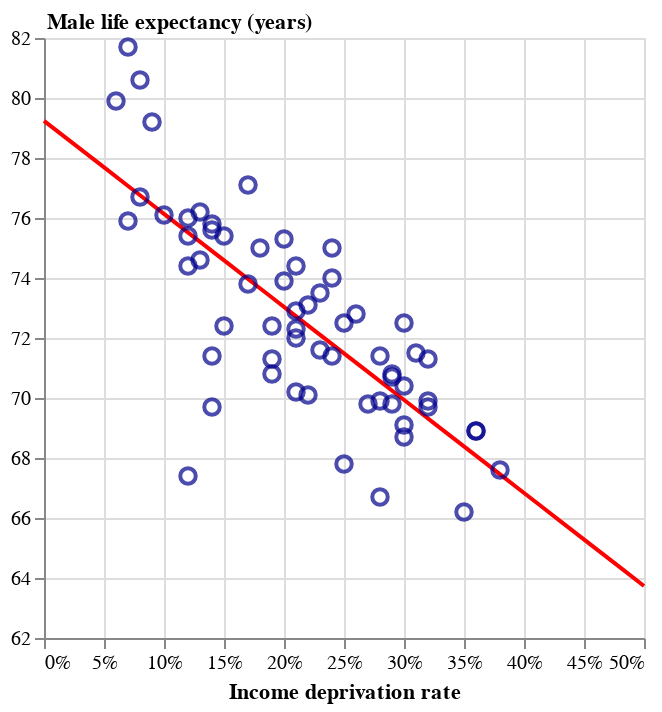

Here is the notebook cell this chart was saved with:
### Markdown cell above
<br>

**Bonus 2.1** Let's build our chart just like we did above, but using our `trend_data` dataframe for the regression line layer.

### Code cell
# First, set up our main points layer. This uses our original data, and the same encoding as before.
points = alt.Chart(data).mark_point(size=60, opacity=0.7, color='darkblue').encode(
    x=alt.X('incomeDeprevation:Q').axis(format='%').title('Income deprivation rate'),
    y=alt.Y('maleLE:Q').scale(zero=False).title('Male life expectancy (years)').axis(titleAngle=0, titleAlign='left', titleX=1, titleY=-3),
    tooltip=['areaName:N', 
             alt.Tooltip('incomeDeprevation:Q', format='.1%'),
             alt.Tooltip('maleLE:Q', format='.1f'),
             alt.Tooltip('predicted_maleLE:Q', format='.1f', title='Predicted'),
             alt.Tooltip('residual:Q', format='.2f')]
)

# Next, set up our trend line layer. This uses our `trend_data` dataframe, and the same encoding as before (since we named the columns the same thing).
trend = alt.Chart(trend_data).mark_line(color='red', size=2).encode(
    x=alt.X('incomeDeprevation:Q'),
    y=alt.Y('predicted_maleLE:Q')
)
# c1 = points + trend      # If you want the trend to be on top of the points, put the points first.
c1 = trend + points      # The order determines the layering. If you want the trend to be underneath the points, put the trend first.
c1.display()

### Figure 1 — Vega-Lite specification as saved in the notebook (floating-point values rounded to 4 significant figures)
{"config": {"view": {"continuousWidth": 300, "continuousHeight": 300}}, "layer": [{"data": {"name": "data-04a0a4c385977816d7dece008dffbab3"}, "mark": {"type": "line", "color": "red", "size": 2}, "encoding": {"x": {"field": "incomeDeprevation", "type": "quantitative"}, "y": {"field": "predicted_maleLE", "type": "quantitative"}}}, {"data": {"name": "data-31c68df2bf38ec3b0c03198038be9e37"}, "mark": {"type": "point", "color": "darkblue", "opacity": 0.7, "size": 60}, "encoding": {"tooltip": [{"field": "areaName", "type": "nominal"}, {"field": "incomeDeprevation", "format": ".1%", "type": "quantitative"}, {"field": "maleLE", "format": ".1f", "type": "quantitative"}, {"field": "predicted_maleLE", "format": ".1f", "title": "Predicted", "type": "quantitative"}, {"field": "residual", "format": ".2f", "type": "quantitative"}], "x": {"axis": {"format": "%"}, "field": "incomeDeprevation", "title": "Income deprivation rate", "type": "quantitative"}, "y": {"axis": {"titleAngle": 0, "titleAlign": "left", "titleX": 1, "titleY": -3}, "field": "maleLE", "scale": {"zero": false}, "title": "Male life expectancy (years)", "type": "quantitative"}}}], "$schema": "https://vega.github.io/schema/vega-lite/v5.20.1.json", "datasets": {"data-04a0a4c385977816d7dece008dffbab3": [{"incomeDeprevation": 0.0, "predicted_maleLE": 79.24}, {"incomeDeprevation": 0.01724, "predicted_maleLE": 78.7}, {"incomeDeprevation": 0.03448, "predicted_maleLE": 78.17}, {"incomeDeprevation": 0.05172, "predicted_maleLE": 77.64}, {"incomeDeprevation": 0.06897, "predicted_maleLE": 77.1}, {"incomeDeprevation": 0.08621, "predicted_maleLE": 76.57}, {"incomeDeprevation": 0.1034, "predicted_maleLE": 76.03}, {"incomeDeprevation": 0.1207, "predicted_maleLE": 75.5}, {"incomeDeprevation": 0.1379, "predicted_maleLE": 74.96}, {"incomeDeprevation": 0.1552, "predicted_maleLE": 74.43}, {"incomeDeprevation": 0.1724, "predicted_maleLE": 73.89}, {"incomeDeprevation": 0.1897, "predicted_maleLE": 73.36}, {"incomeDeprevation": 0.2069, "predicted_maleLE": 72.82}, {"incomeDeprevation": 0.2241, "predicted_maleLE": 72.29}, {"incomeDeprevation": 0.2414, "predicted_maleLE": 71.75}, {"incomeDeprevation": 0.2586, "predicted_maleLE": 71.22}, {"incomeDeprevation": 0.2759, "predicted_maleLE": 70.68}, {"incomeDeprevation": 0.2931, "predicted_maleLE": 70.15}, {"incomeDeprevation": 0.3103, "predicted_maleLE": 69.62}, {"incomeDeprevation": 0.3276, "predicted_maleLE": 69.08}, {"incomeDeprevation": 0.3448, "predicted_maleLE": 68.55}, {"incomeDeprevation": 0.3621, "predicted_maleLE": 68.01}, {"incomeDeprevation": 0.3793, "predicted_maleLE": 67.48}, {"incomeDeprevation": 0.3966, "predicted_maleLE": 66.94}, {"incomeDeprevation": 0.4138, "predicted_maleLE": 66.41}, {"incomeDeprevation": 0.431, "predicted_maleLE": 65.87}, {"incomeDeprevation": 0.4483, "predicted_maleLE": 65.34}, {"incomeDeprevation": 0.4655, "predicted_maleLE": 64.8}, {"incomeDeprevation": 0.4828, "predicted_maleLE": 64.27}, {"incomeDeprevation": 0.5, "predicted_maleLE": 63.73}], "data-31c68df2bf38ec3b0c03198038be9e37": [{"areaName": "Anniesland, Jordanhill and Whiteinch", "incomeDeprevation": 0.14, "employmentDeprivation": 0.15, "childPoverty": 0.14, "femaleLE": 80.8, "maleLE": 75.8, "disabilityRate": 0.19, "predicted_maleLE": 74.9, "residual": 0.9021}, {"areaName": "Arden and Carnwadric", "incomeDeprevation": 0.26, "employmentDeprivation": 0.25, "childPoverty": 0.34, "femaleLE": 76.0, "maleLE": 72.8, "disabilityRate": 0.22, "predicted_maleLE": 71.18, "residual": 1.623}, {"areaName": "Baillieston and Garrowhill", "incomeDeprevation": 0.12, "employmentDeprivation": 0.12, "childPoverty": 0.14, "femaleLE": 81.6, "maleLE": 76.0, "disabilityRate": 0.21, "predicted_maleLE": 75.52, "residual": 0.482}, {"areaName": "Balornock and Barmulloch", "incomeDeprevation": 0.29, "employmentDeprivation": 0.27, "childPoverty": 0.38, "femaleLE": 78.2, "maleLE": 70.8, "disabilityRate": 0.3, "predicted_maleLE": 70.25, "residual": 0.5535}, {"areaName": "Bellahouston, Craigton and Mosspark", "incomeDeprevation": 0.2, "employmentDeprivation": 0.18, "childPoverty": 0.22, "femaleLE": 80.5, "maleLE": 73.9, "disabilityRate": 0.29, "predicted_maleLE": 73.04, "residual": 0.8627}, {"areaName": "Blackhill and Hogganfield", "incomeDeprevation": 0.24, "employmentDeprivation": 0.23, "childPoverty": 0.33, "femaleLE": 77.5, "maleLE": 75.0, "disabilityRate": 0.25, "predicted_maleLE": 71.8, "residual": 3.203}, {"areaName": "Blairdardie", "incomeDeprevation": 0.18, "employmentDeprivation": 0.16, "childPoverty": 0.2, "femaleLE": 79.4, "maleLE": 75.0, "disabilityRate": 0.25, "predicted_maleLE": 73.66, "residual": 1.342}, {"areaName": "Broomhill and Partick West", "incomeDeprevation": 0.12, "employmentDeprivation": 0.11, "childPoverty": 0.19, "femaleLE": 79.7, "maleLE": 75.4, "disabilityRate": 0.17, "predicted_maleLE": 75.52, "residual": -0.118}, {"areaName": "Calton and Bridgeton", "incomeDeprevation": 0.25, "employmentDeprivation": 0.21, "childPoverty": 0.47, "femaleLE": 76.6, "maleLE": 67.8, "disabilityRate": 0.24, "predicted_maleLE": 71.49, "residual": -3.687}, {"areaName": "Carmunnock", "incomeDeprevation": 0.15, "employmentDeprivation": 0.1, "childPoverty": 0.18, "femaleLE": 81.2, "maleLE": 75.4, "disabilityRate": 0.21, "predicted_maleLE": 74.59, "residual": 0.8122}, {"areaName": "Castlemilk", "incomeDeprevation": 0.36, "employmentDeprivation": 0.33, "childPoverty": 0.44, "femaleLE": 76.8, "maleLE": 68.9, "disabilityRate": 0.31, "predicted_maleLE": 68.08, "residual": 0.8241}, {"areaName": "Cathcart and Simshill", "incomeDeprevation": 0.07, "employmentDeprivation": 0.08, "childPoverty": 0.07, "femaleLE": 84.3, "maleLE": 81.7, "disabilityRate": 0.17, "predicted_maleLE": 77.07, "residual": 4.632}, {"areaName": "City Centre and Merchant City", "incomeDeprevation": 0.14, "employmentDeprivation": 0.12, "childPoverty": 0.37, "femaleLE": 76.4, "maleLE": 69.7, "disabilityRate": 0.15, "predicted_maleLE": 74.9, "residual": -5.198}, {"areaName": "Corkerhill and North Pollok", "incomeDeprevation": 0.29, "employmentDeprivation": 0.26, "childPoverty": 0.37, "femaleLE": 76.7, "maleLE": 70.7, "disabilityRate": 0.24, "predicted_maleLE": 70.25, "residual": 0.4535}, {"areaName": "Croftfoot", "incomeDeprevation": 0.14, "employmentDeprivation": 0.12, "childPoverty": 0.25, "femaleLE": 79.4, "maleLE": 75.6, "disabilityRate": 0.16, "predicted_maleLE": 74.9, "residual": 0.7021}, {"areaName": "Crookston and South Cardonald", "incomeDeprevation": 0.2, "employmentDeprivation": 0.17, "childPoverty": 0.27, "femaleLE": 79.8, "maleLE": 75.3, "disabilityRate": 0.24, "predicted_maleLE": 73.04, "residual": 2.263}, {"areaName": "Dennistoun", "incomeDeprevation": 0.19, "employmentDeprivation": 0.15, "childPoverty": 0.41, "femaleLE": 76.7, "maleLE": 70.8, "disabilityRate": 0.19, "predicted_maleLE": 73.35, "residual": -2.547}, {"areaName": "Drumchapel", "incomeDeprevation": 0.36, "employmentDeprivation": 0.31, "childPoverty": 0.48, "femaleLE": 73.9, "maleLE": 68.9, "disabilityRate": 0.27, "predicted_maleLE": 68.08, "residual": 0.8241}, {"areaName": "Easterhouse", "incomeDeprevation": 0.32, "employmentDeprivation": 0.29, "childPoverty": 0.42, "femaleLE": 77.5, "maleLE": 69.7, "disabilityRate": 0.27, "predicted_maleLE": 69.32, "residual": 0.3838}, {"areaName": "Glasgow", "incomeDeprevation": 0.21, "employmentDeprivation": 0.19, "childPoverty": 0.32, "femaleLE": 78.2, "maleLE": 72.3, "disabilityRate": 0.23, "predicted_maleLE": 72.73, "residual": -0.4272}, {"areaName": "Glasgow North East", "incomeDeprevation": 0.25, "employmentDeprivation": 0.22, "childPoverty": 0.37, "femaleLE": 78.0, "maleLE": 72.5, "disabilityRate": 0.25, "predicted_maleLE": 71.49, "residual": 1.013}, {"areaName": "Glasgow North West", "incomeDeprevation": 0.19, "employmentDeprivation": 0.17, "childPoverty": 0.32, "femaleLE": 77.6, "maleLE": 71.3, "disabilityRate": 0.21, "predicted_maleLE": 73.35, "residual": -2.047}, {"areaName": "Glasgow South", "incomeDeprevation": 0.21, "employmentDeprivation": 0.19, "childPoverty": 0.29, "femaleLE": 78.8, "maleLE": 72.9, "disabilityRate": 0.22, "predicted_maleLE": 72.73, "residual": 0.1728}, {"areaName": "Govanhill", "incomeDeprevation": 0.24, "employmentDeprivation": 0.22, "childPoverty": 0.33, "femaleLE": 78.1, "maleLE": 71.4, "disabilityRate": 0.23, "predicted_maleLE": 71.8, "residual": -0.397}, {"areaName": "Greater Gorbals", "incomeDeprevation": 0.3, "employmentDeprivation": 0.27, "childPoverty": 0.45, "femaleLE": 77.9, "maleLE": 68.7, "disabilityRate": 0.29, "predicted_maleLE": 69.94, "residual": -1.236}, {"areaName": "Greater Govan", "incomeDeprevation": 0.28, "employmentDeprivation": 0.27, "childPoverty": 0.36, "femaleLE": 74.6, "maleLE": 66.7, "disabilityRate": 0.27, "predicted_maleLE": 70.56, "residual": -3.857}, {"areaName": "Haghill and Carntyne", "incomeDeprevation": 0.28, "employmentDeprivation": 0.26, "childPoverty": 0.43, "femaleLE": 75.4, "maleLE": 69.9, "disabilityRate": 0.31, "predicted_maleLE": 70.56, "residual": -0.6566}, {"areaName": "Hillhead and Woodlands", "incomeDeprevation": 0.15, "employmentDeprivation": 0.12, "childPoverty": 0.31, "femaleLE": 79.3, "maleLE": 72.4, "disabilityRate": 0.15, "predicted_maleLE": 74.59, "residual": -2.188}, {"areaName": "Hyndland, Dowanhill and Partick East", "incomeDeprevation": 0.08, "employmentDeprivation": 0.08, "childPoverty": 0.11, "femaleLE": 80.9, "maleLE": 76.7, "disabilityRate": 0.14, "predicted_maleLE": 76.76, "residual": -0.0584}, {"areaName": "Ibrox and Kingston", "incomeDeprevation": 0.21, "employmentDeprivation": 0.19, "childPoverty": 0.38, "femaleLE": 74.0, "maleLE": 70.2, "disabilityRate": 0.2, "predicted_maleLE": 72.73, "residual": -2.527}, {"areaName": "Kelvindale and Kelvinside", "incomeDeprevation": 0.06, "employmentDeprivation": 0.05, "childPoverty": 0.11, "femaleLE": 84.3, "maleLE": 79.9, "disabilityRate": 0.14, "predicted_maleLE": 77.38, "residual": 2.521}, {"areaName": "Kingspark and Mount Florida", "incomeDeprevation": 0.12, "employmentDeprivation": 0.11, "childPoverty": 0.16, "femaleLE": 82.8, "maleLE": 74.4, "disabilityRate": 0.17, "predicted_maleLE": 75.52, "residual": -1.118}, {"areaName": "Knightswood", "incomeDeprevation": 0.23, "employmentDeprivation": 0.23, "childPoverty": 0.3, "femaleLE": 77.6, "maleLE": 71.6, "disabilityRate": 0.29, "predicted_maleLE": 72.11, "residual": -0.5071}, {"areaName": "Lambhill and Milton", "incomeDeprevation": 0.29, "employmentDeprivation": 0.28, "childPoverty": 0.39, "femaleLE": 77.0, "maleLE": 69.8, "disabilityRate": 0.3, "predicted_maleLE": 70.25, "residual": -0.4465}, {"areaName": "Langside and Battlefield", "incomeDeprevation": 0.13, "employmentDeprivation": 0.11, "childPoverty": 0.24, "femaleLE": 81.4, "maleLE": 74.6, "disabilityRate": 0.16, "predicted_maleLE": 75.21, "residual": -0.608}, {"areaName": "Maryhill Road Corridor", "incomeDeprevation": 0.22, "employmentDeprivation": 0.19, "childPoverty": 0.39, "femaleLE": 76.1, "maleLE": 70.1, "disabilityRate": 0.22, "predicted_maleLE": 72.42, "residual": -2.317}, {"areaName": "Mount Vernon and East Shettleston", "incomeDeprevation": 0.17, "employmentDeprivation": 0.19, "childPoverty": 0.17, "femaleLE": 79.7, "maleLE": 77.1, "disabilityRate": 0.29, "predicted_maleLE": 73.97, "residual": 3.132}, {"areaName": "Newlands and Cathcart", "incomeDeprevation": 0.09, "employmentDeprivation": 0.08, "childPoverty": 0.11, "femaleLE": 81.8, "maleLE": 79.2, "disabilityRate": 0.17, "predicted_maleLE": 76.45, "residual": 2.752}, {"areaName": "North Cardonald and Penilee", "incomeDeprevation": 0.23, "employmentDeprivation": 0.19, "childPoverty": 0.33, "femaleLE": 78.5, "maleLE": 73.5, "disabilityRate": 0.25, "predicted_maleLE": 72.11, "residual": 1.393}, {"areaName": "North Maryhill and Summerston", "incomeDeprevation": 0.21, "employmentDeprivation": 0.19, "childPoverty": 0.31, "femaleLE": 79.5, "maleLE": 72.0, "disabilityRate": 0.23, "predicted_maleLE": 72.73, "residual": -0.7272}, {"areaName": "Parkhead and Dalmarnock", "incomeDeprevation": 0.38, "employmentDeprivation": 0.36, "childPoverty": 0.52, "femaleLE": 75.8, "maleLE": 67.6, "disabilityRate": 0.32, "predicted_maleLE": 67.46, "residual": 0.1443}, {"areaName": "Pollok", "incomeDeprevation": 0.17, "employmentDeprivation": 0.16, "childPoverty": 0.25, "femaleLE": 80.6, "maleLE": 73.8, "disabilityRate": 0.21, "predicted_maleLE": 73.97, "residual": -0.1676}, {"areaName": "Pollokshaws and Mansewood", "incomeDeprevation": 0.22, "employmentDeprivation": 0.2, "childPoverty": 0.29, "femaleLE": 80.0, "maleLE": 73.1, "disabilityRate": 0.24, "predicted_maleLE": 72.42, "residual": 0.6829}, {"areaName": "Pollokshields East", "incomeDeprevation": 0.21, "employmentDeprivation": 0.16, "childPoverty": 0.34, "femaleLE": 80.9, "maleLE": 74.4, "disabilityRate": 0.18, "predicted_maleLE": 72.73, "residual": 1.673}, {"areaName": "Pollokshields West", "incomeDeprevation": 0.08, "employmentDeprivation": 0.06, "childPoverty": 0.1, "femaleLE": 82.3, "maleLE": 80.6, "disabilityRate": 0.16, "predicted_maleLE": 76.76, "residual": 3.842}, {"areaName": "Priesthill and Househillwood", "incomeDeprevation": 0.32, "employmentDeprivation": 0.29, "childPoverty": 0.43, "femaleLE": 79.4, "maleLE": 71.3, "disabilityRate": 0.29, "predicted_maleLE": 69.32, "residual": 1.984}, {"areaName": "Riddrie and Cranhill", "incomeDeprevation": 0.28, "employmentDeprivation": 0.27, "childPoverty": 0.4, "femaleLE": 78.8, "maleLE": 71.4, "disabilityRate": 0.32, "predicted_maleLE": 70.56, "residual": 0.8434}, {"areaName": "Robroyston and Millerston", "incomeDeprevation": 0.07, "employmentDeprivation": 0.07, "childPoverty": 0.09, "femaleLE": 80.0, "maleLE": 75.9, "disabilityRate": 0.13, "predicted_maleLE": 77.07, "residual": -1.168}, {"areaName": "Ruchazie and Garthamlock", "incomeDeprevation": 0.3, "employmentDeprivation": 0.27, "childPoverty": 0.41, "femaleLE": 78.6, "maleLE": 70.4, "disabilityRate": 0.25, "predicted_maleLE": 69.94, "residual": 0.4636}, {"areaName": "Ruchill and Possilpark", "incomeDeprevation": 0.35, "employmentDeprivation": 0.33, "childPoverty": 0.47, "femaleLE": 73.1, "maleLE": 66.2, "disabilityRate": 0.3, "predicted_maleLE": 68.39, "residual": -2.186}, {"areaName": "Scotland", "incomeDeprevation": 0.13, "employmentDeprivation": 0.13, "childPoverty": 0.18, "femaleLE": 80.6, "maleLE": 76.2, "disabilityRate": 0.2, "predicted_maleLE": 75.21, "residual": 0.992}, {"areaName": "Shawlands and Strathbungo", "incomeDeprevation": 0.1, "employmentDeprivation": 0.09, "childPoverty": 0.16, "femaleLE": 80.3, "maleLE": 76.1, "disabilityRate": 0.14, "predicted_maleLE": 76.14, "residual": -0.03822}, {"areaName": "Sighthill, Roystonhill and Germiston", "incomeDeprevation": 0.32, "employmentDeprivation": 0.29, "childPoverty": 0.49, "femaleLE": 74.2, "maleLE": 69.9, "disabilityRate": 0.24, "predicted_maleLE": 69.32, "residual": 0.5838}, {"areaName": "South Nitshill and Darnley", "incomeDeprevation": 0.14, "employmentDeprivation": 0.12, "childPoverty": 0.17, "femaleLE": 76.3, "maleLE": 71.4, "disabilityRate": 0.17, "predicted_maleLE": 74.9, "residual": -3.498}, {"areaName": "Springboig and Barlanark", "incomeDeprevation": 0.31, "employmentDeprivation": 0.29, "childPoverty": 0.43, "femaleLE": 78.3, "maleLE": 71.5, "disabilityRate": 0.3, "predicted_maleLE": 69.63, "residual": 1.874}, {"areaName": "Springburn", "incomeDeprevation": 0.3, "employmentDeprivation": 0.28, "childPoverty": 0.46, "femaleLE": 76.4, "maleLE": 69.1, "disabilityRate": 0.28, "predicted_maleLE": 69.94, "residual": -0.8364}, {"areaName": "Temple and Anniesland", "incomeDeprevation": 0.19, "employmentDeprivation": 0.17, "childPoverty": 0.31, "femaleLE": 78.8, "maleLE": 72.4, "disabilityRate": 0.24, "predicted_maleLE": 73.35, "residual": -0.9474}, {"areaName": "Tollcross and West Shettleston", "incomeDeprevation": 0.27, "employmentDeprivation": 0.26, "childPoverty": 0.37, "femaleLE": 76.2, "maleLE": 69.8, "disabilityRate": 0.27, "predicted_maleLE": 70.87, "residual": -1.067}, {"areaName": "Toryglen", "incomeDeprevation": 0.3, "employmentDeprivation": 0.28, "childPoverty": 0.38, "femaleLE": 77.9, "maleLE": 72.5, "disabilityRate": 0.29, "predicted_maleLE": 69.94, "residual": 2.564}, {"areaName": "Yoker and Scotstoun", "incomeDeprevation": 0.24, "employmentDeprivation": 0.21, "childPoverty": 0.35, "femaleLE": 80.2, "maleLE": 74.0, "disabilityRate": 0.21, "predicted_maleLE": 71.8, "residual": 2.203}, {"areaName": "Yorkhill and Anderston", "incomeDeprevation": 0.12, "employmentDeprivation": 0.1, "childPoverty": 0.34, "femaleLE": 75.9, "maleLE": 67.4, "disabilityRate": 0.12, "predicted_maleLE": 75.52, "residual": -8.118}]}}
